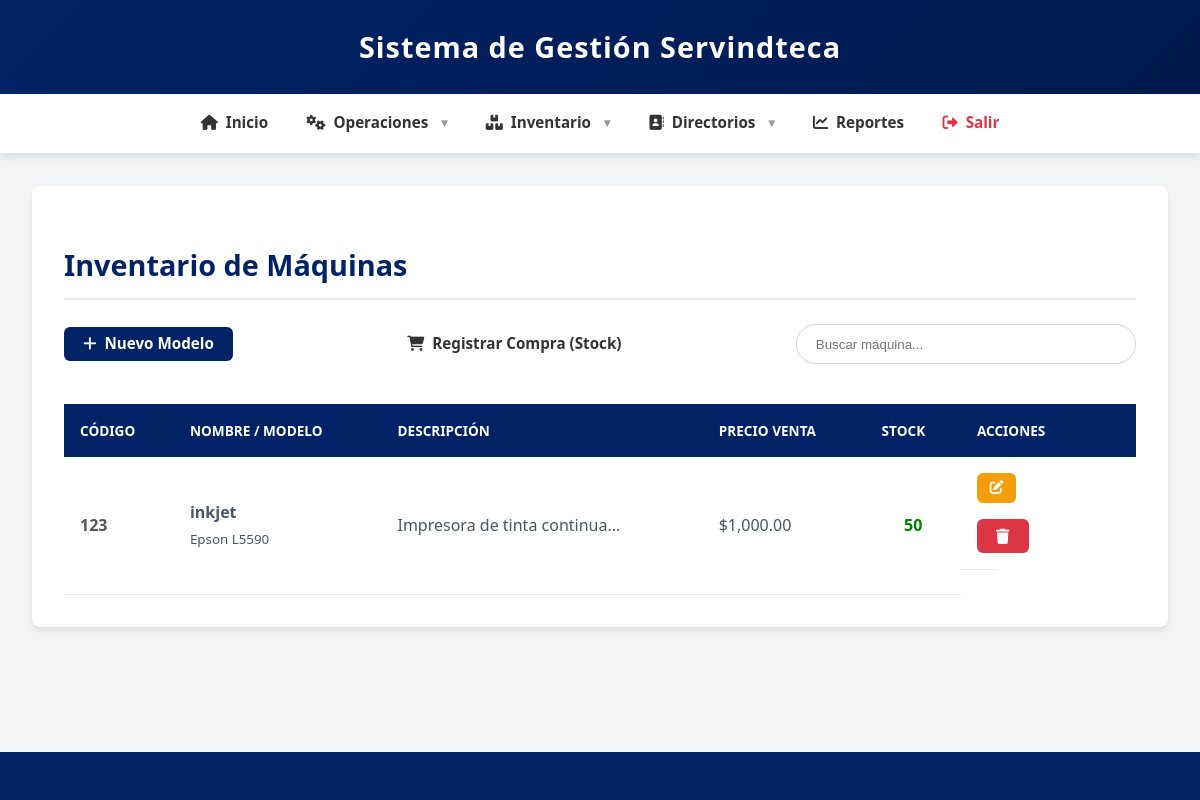
Page /maquinas/index.php (signed in) on the earlier database version.
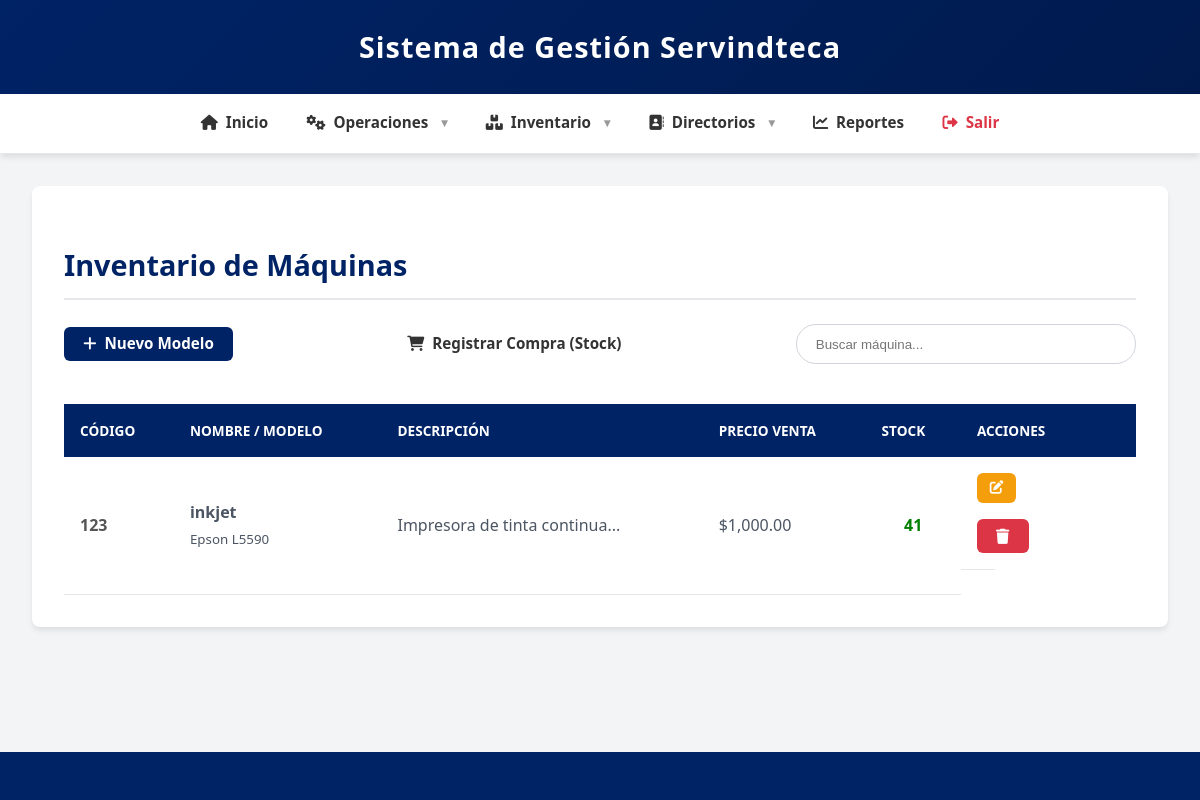
Same page on the later database version.
### tables this page shows
CREATE TABLE `maquinas` (
  `nombre` varchar(100) NOT NULL,
  `codigo` varchar(30) NOT NULL,
  `modelo` varchar(100) NOT NULL,
  `descripcion` varchar(255) NOT NULL,
  `stock` int NOT NULL,
  `precio_venta` decimal(11,2) NOT NULL DEFAULT '0.00'
);

### maquinas/index.php (the view, shortened to what this page needs)
<?php
require_once '../includes/database.php';
$sql = "SELECT * FROM maquinas ORDER BY nombre";
$result = $conn->query($sql);
?>
<?php include '../includes/header.php'; ?>
<section class="empresas-list">
    <h2>Inventario de Máquinas</h2>
    <div class="actions">
        <a href="crear.php" class="btn-new" title="Registrar un modelo nuevo que nunca hemos vendido">
            <i class="fas fa-plus"></i> Nuevo Modelo
        </a>
        <a href="../compra/crear.php" class="btn secondary" title="Aumentar stock de productos existentes">
            <i class="fas fa-shopping-cart"></i> Registrar Compra (Stock)
        </a>
        <input type="text" id="buscar-maquina" placeholder="Buscar máquina..." onkeyup="filtrarMaquinas()">
    </div>
    <div style="overflow-x: auto;">
        <table>
            <thead>
                <tr>
                    <th>Código</th>
                    <th>Nombre / Modelo</th>
                    <th>Descripción</th>
                    <th>Precio Venta</th>
                    <th>Stock</th>
                    <th>Acciones</th>
                </tr>
            </thead>
            <tbody>
                <?php while($maquina = $result->fetch_assoc()): ?>
                <tr>
                    <td style="font-weight: bold; color: #555;"><?= htmlspecialchars($maquina['codigo']) ?></td>
                    <td>
                        <strong><?= htmlspecialchars($maquina['nombre']) ?></strong><br>
                        <small class="text-muted"><?= htmlspecialchars($maquina['modelo']) ?></small>
                    </td>
                    <td title="<?= htmlspecialchars($maquina['descripcion']) ?>">
                        <?= htmlspecialchars(substr($maquina['descripcion'], 0, 40)) ?>...
                    </td>
                    <td><?= '$' . number_format($maquina['precio_venta'], 2) ?></td>
                    <td style="font-weight: bold; text-align: center;">
                        <?php if($maquina['stock'] <= 0): ?>
                            <span style="color: red; background: #ffe6e6; padding: 2px 6px; border-radius: 4px;">AGOTADO (0)</span>
                        <?php elseif($maquina['stock'] <= 5): ?>
                            <span style="color: #d35400;">BAJO (<?= $maquina['stock'] ?>)</span>
                        <?php else: ?>
                            <span style="color: green;"><?= $maquina['stock'] ?></span>
                        <?php endif; ?>
                    </td>
                    <td class="actions">
                        <a href="editar.php?codigo=<?= urlencode($maquina['codigo']) ?>" class="btn-edit" title="Editar Ficha">
                            <i class="fas fa-edit"></i>
                        </a>
                        <button class="btn-danger btn-eliminar" data-codigo="<?= htmlspecialchars($maquina['codigo']) ?>" title="Eliminar del Catálogo">
                            <i class="fas fa-trash"></i>
                        </button>
                    </td>
                </tr>
                <?php endwhile; ?>
            </tbody>
        </table>
    </div>
</section>
<?php include '../includes/footer.php'; ?>

Differences in the rows shown:
changed maquinas "inkjet": stock "50" → "41"
